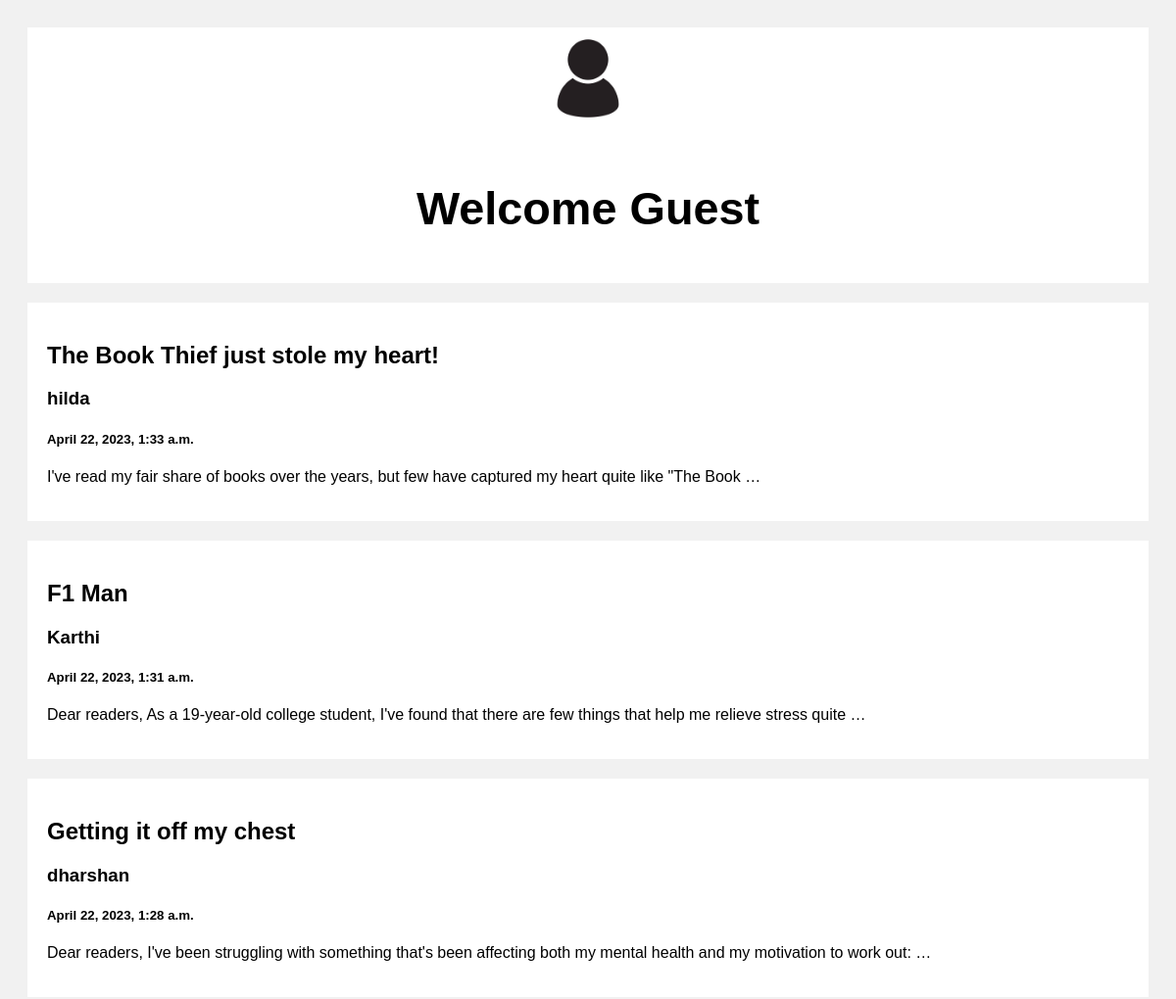
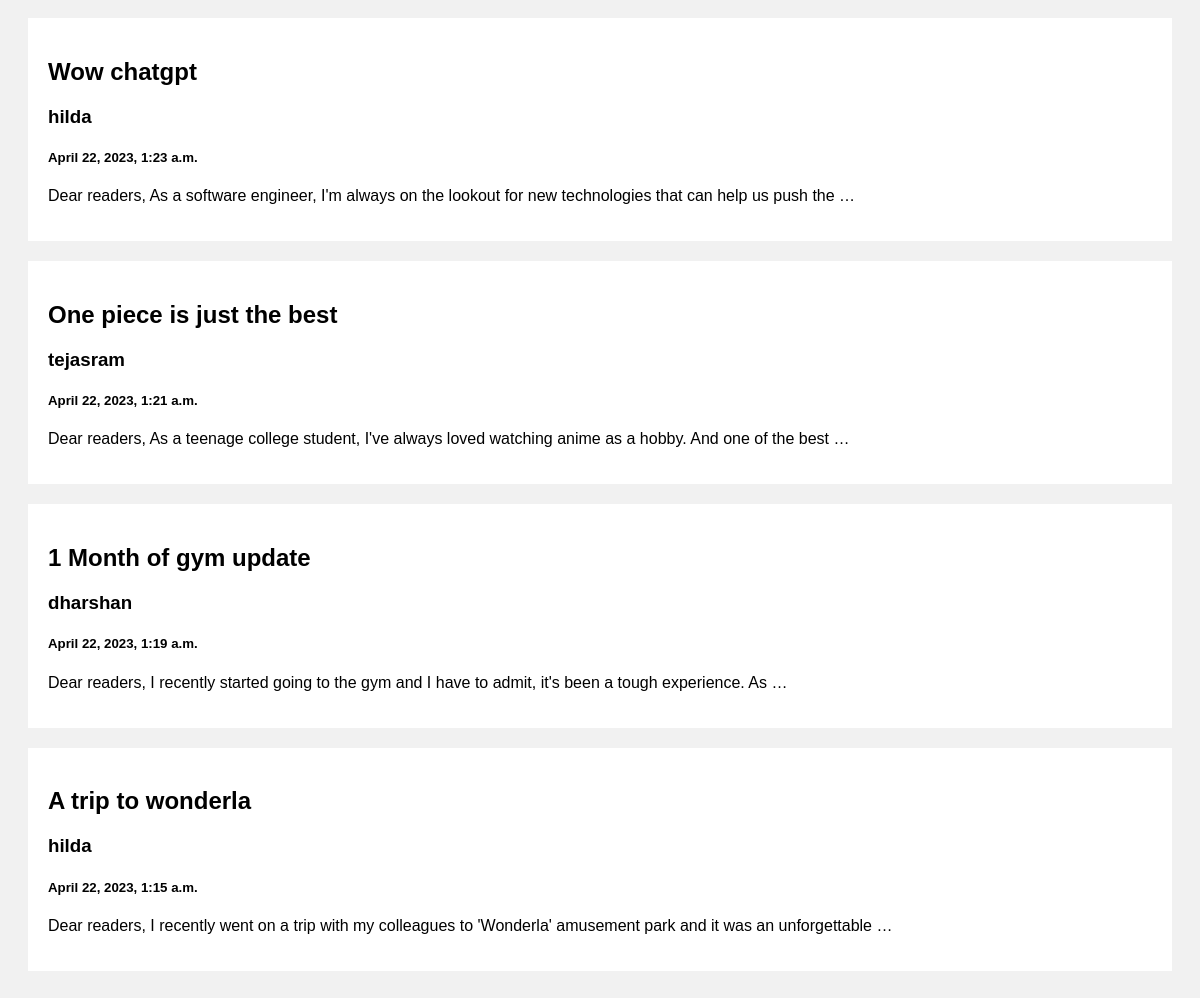
The page / on the database its author committed (2 pictures, top to bottom).
### posts/models.py (models this page shows)
class Post(models.Model):
    title = models.CharField(max_length=100)
    content = models.CharField(max_length=10000)
    post_time = models.DateTimeField(default= datetime.now, blank = True)
    author = models.ForeignKey(User, on_delete=models.CASCADE, blank=True)

### posts/views.py (the view)
# urls.py: path('',views.index,name='index'),
def index(request):
    posts = Post.objects.all()
    return render(request, 'index.html', {'posts': posts})

### templates/index.html (shortened to what this page needs)
<!DOCTYPE html>
<html>
<head>
{% load static %}
</head>
<body>
<div class="header">
  <div class="dropdown">
    <img class = "profile" src="{% static 'images/aaaaaaaa.jpg' %}" align="right">
  </div>
  {% if user.is_authenticated %}
  <h3>Welcome {{user.username}}</h3>
  {% else %}
  <h3>Welcome Guest</h3>
{% endif %}
</div>
<div class="row">
  <div class="leftcolumn">
    {% for post in posts reversed %}
    <div class="card">
      <a href="/post/{{post.id}}" style="text-decoration: none; color: black" action = 'post'>
        <h2>{{post.title}}</h2>
        <a href="profile/{{post.author.username}}" style="text-decoration: none; color: black;"><h3>{{post.author.username}}</h3></a>
        <h5>{{post.post_time}}</h5>
        <p>{{post.content|truncatewords:20}}</p>
      </a>
    </div>
    {% endfor %}
  </div>
</div>
</body>
</html>

### templates/index.html (style rules this page uses)
* { box-sizing: border-box; }
body { font-family: Arial; padding: 20px; background: #f1f1f1; }
.profile { width: 100px; border-radius: 50px; }
.header { padding: 2px; font-size: 40px; text-align: center; background: white; }
.leftcolumn { float: left; width: 100%; }
.card { background-color: white; padding: 20px; margin-top: 20px; }
.row:after { content: ""; display: table; clear: both; }
.profile { width: 100px; position: right; }
.dropdown { position: relative; display:inline-block; }

### rows shown on the page
Post: title "The Book Thief just stole my heart!", author.username "hilda", post_time "April 22, 2023, 1:33 a.m.", content "I've read my fair share of books over the years, but few have captured my heart quite like \"The Book …"
Post: title "F1 Man", author.username "Karthi", post_time "April 22, 2023, 1:31 a.m.", content "Dear readers, As a 19-year-old college student, I've found that there are few things that help me relieve stress quite …"
Post: title "Getting it off my chest", author.username "dharshan", post_time "April 22, 2023, 1:28 a.m.", content "Dear readers, I've been struggling with something that's been affecting both my mental health and my motivation to work out: …"
Post: title "Wow chatgpt", author.username "hilda", post_time "April 22, 2023, 1:23 a.m.", content "Dear readers, As a software engineer, I'm always on the lookout for new technologies that can help us push the …"
Post: title "One piece is just the best", author.username "tejasram", post_time "April 22, 2023, 1:21 a.m.", content "Dear readers, As a teenage college student, I've always loved watching anime as a hobby. And one of the best …"
Post: title "1 Month of gym update", author.username "dharshan", post_time "April 22, 2023, 1:19 a.m.", content "Dear readers, I recently started going to the gym and I have to admit, it's been a tough experience. As …"
Post: title "A trip to wonderla", author.username "hilda", post_time "April 22, 2023, 1:15 a.m.", content "Dear readers, I recently went on a trip with my colleagues to 'Wonderla' amusement park and it was an unforgettable …"
